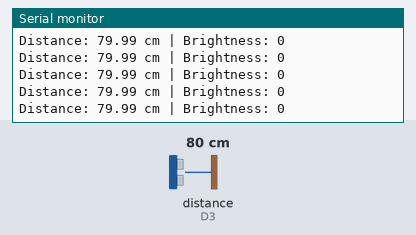
Recording of a sketch running on a simulated Arduino MKR. Shown: the last lines printed to the serial monitor. Wiring (inferred from the names in the program): ultrasonic range finder: trigger D2; echo D3. Inputs (shaded band) come from the test bench; at power-on: distance to the obstacle (sensor on D3) 80 cm. The echo pulse lasts 58.3 µs per cm; WiFi joins after 1.5 s; servers stay silent unless stated; no MQTT or app messages arrive unless stated; not simulated (calls return 0 or success): arduino_secrets.h.

Above: at 2.7 s.
2.8 s: distance to the obstacle (sensor on D3) set to 2 cm
At 3.01 s:
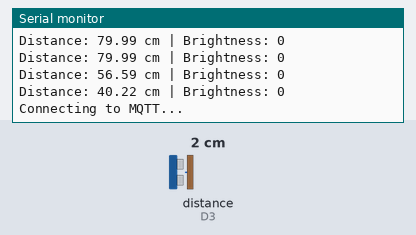
4.5 s: distance to the obstacle (sensor on D3) set to 4 cm
At 4.56 s:
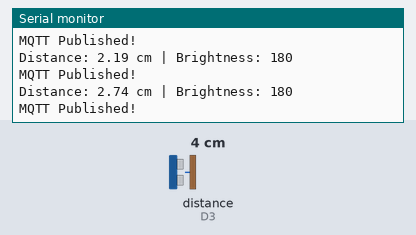
Timing chart, 0 to 7.5 s (numbered marks = the images above; inputs shaded):
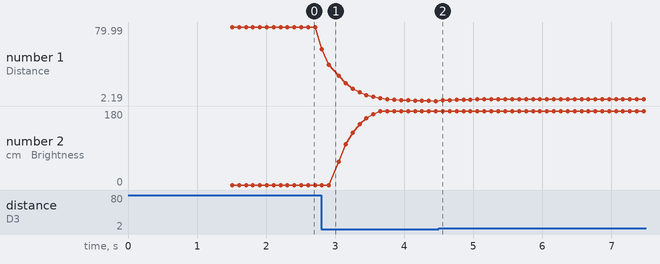

The sketch:

1.1.ino
```cpp
#include <SPI.h>
#include <WiFiNINA.h>
#include <PubSubClient.h>
#include "arduino_secrets.h"

// =====================================
// 1. WiFi Configuration
// =====================================

const char* ssid = SECRET_SSID;
const char* password = SECRET_PASS;

// =====================================
// 2. MQTT Configuration
// =====================================

const char* mqtt_server = "mqtt.cetools.org";
const int mqtt_port = 1884;

const char* mqtt_username = SECRET_MQTTUSER;
const char* mqtt_password = SECRET_MQTTPASS;

// Use your assigned Luminaire topic
const char* mqtt_topic =
  "student/CASA0014/luminaire/0";

WiFiClient wifiClient;
PubSubClient mqttClient(wifiClient);

// =====================================
// 3. Ultrasonic Sensor
// =====================================

const int trigPin = 2;
const int echoPin = 3;

// Distance range in cm
const float minDistance = 5.0;
const float maxDistance = 40.0;

// Maximum LED brightness
const int maxBrightness = 180;

float filteredDistance = 0;
bool firstReading = true;

// =====================================
// 4. Vespera LED Configuration
// =====================================

const int num_leds = 72;
const int payload_size = num_leds * 3;

byte RGBpayload[payload_size];

// =====================================
// 5. Timers
// =====================================

unsigned long lastSensorRead = 0;
unsigned long lastWifiAttempt = 0;
unsigned long lastMqttAttempt = 0;

// =====================================
// 6. Setup
// =====================================

void setup() {
  Serial.begin(9600);

  pinMode(trigPin, OUTPUT);
  pinMode(echoPin, INPUT);
  digitalWrite(trigPin, LOW);

  mqttClient.setServer(mqtt_server, mqtt_port);
  mqttClient.setBufferSize(512);

  WiFi.begin(ssid, password);

  Serial.println("Distance Lamp Starting...");
}

// =====================================
// 7. WiFi Connection
// =====================================

void checkWiFi() {
  if (WiFi.status() == WL_CONNECTED) {
    return;
  }

  if (millis() - lastWifiAttempt < 10000) {
    return;
  }

  lastWifiAttempt = millis();

  Serial.println("Connecting to WiFi...");
  WiFi.begin(ssid, password);
}

// =====================================
// 8. MQTT Connection
// =====================================

void checkMQTT() {
  if (WiFi.status() != WL_CONNECTED) {
    return;
  }

  if (mqttClient.connected()) {
    return;
  }

  if (millis() - lastMqttAttempt < 3000) {
    return;
  }

  lastMqttAttempt = millis();

  Serial.println("Connecting to MQTT...");

  String clientId =
    "CASA0014-Distance-" + String(millis());

  if (mqttClient.connect(
        clientId.c_str(),
        mqtt_username,
        mqtt_password
      )) {
    Serial.println("MQTT Connected!");
  } else {
    Serial.print("MQTT Failed, state: ");
    Serial.println(mqttClient.state());
  }
}

// =====================================
// 9. Read Distance
// =====================================

float readDistance() {
  digitalWrite(trigPin, LOW);
  delayMicroseconds(2);

  digitalWrite(trigPin, HIGH);
  delayMicroseconds(10);
  digitalWrite(trigPin, LOW);

  unsigned long duration =
    pulseIn(echoPin, HIGH, 30000UL);

  if (duration == 0) {
    return -1;
  }

  return duration * 0.0343 / 2.0;
}

// =====================================
// 10. Distance to Brightness
// =====================================

int distanceToBrightness(float distance) {
  if (distance <= minDistance) {
    return maxBrightness;
  }

  if (distance >= maxDistance) {
    return 0;
  }

  float ratio =
    (maxDistance - distance) /
    (maxDistance - minDistance);

  return (int)(ratio * maxBrightness);
}

// =====================================
// 11. Send LED Colours
// =====================================

void sendBrightness(int brightness) {
  if (!mqttClient.connected()) {
    return;
  }

  // Warm white colour
  byte red = brightness;
  byte green = brightness * 0.75;
  byte blue = brightness * 0.35;

  for (int i = 0; i < num_leds; i++) {
    RGBpayload[i * 3 + 0] = red;
    RGBpayload[i * 3 + 1] = green;
    RGBpayload[i * 3 + 2] = blue;
  }

  bool success = mqttClient.publish(
    mqtt_topic,
    RGBpayload,
    payload_size
  );

  if (success) {
    Serial.println("MQTT Published!");
  } else {
    Serial.println("MQTT Publish Failed");
  }
}

// =====================================
// 12. Main Loop
// =====================================

void loop() {
  checkWiFi();
  checkMQTT();

  if (mqttClient.connected()) {
    mqttClient.loop();
  }

  if (millis() - lastSensorRead >= 100) {
    lastSensorRead = millis();

    float distance = readDistance();

    if (distance < 0) {
      Serial.println("No echo detected");
      return;
    }

    // Smooth distance readings
    if (firstReading) {
      filteredDistance = distance;
      firstReading = false;
    } else {
      filteredDistance =
        filteredDistance * 0.7 +
        distance * 0.3;
    }

    int brightness =
      distanceToBrightness(filteredDistance);

    Serial.print("Distance: ");
    Serial.print(filteredDistance);
    Serial.print(" cm | Brightness: ");
    Serial.println(brightness);

    sendBrightness(brightness);
  }
}
```

Measured:
- after the input at 2.8 s, the serial monitor: prints a new line at once (image 1)
- after the input at 4.5 s, the serial monitor: prints a new line after 0.06 s (image 2)
- plotted number 1: 79.99 → 2.19 after the input at 2.8 s, 2.19 → 4.01 after the input at 4.5 s
- plotted number 2: 0 → 180 after the input at 2.8 s
